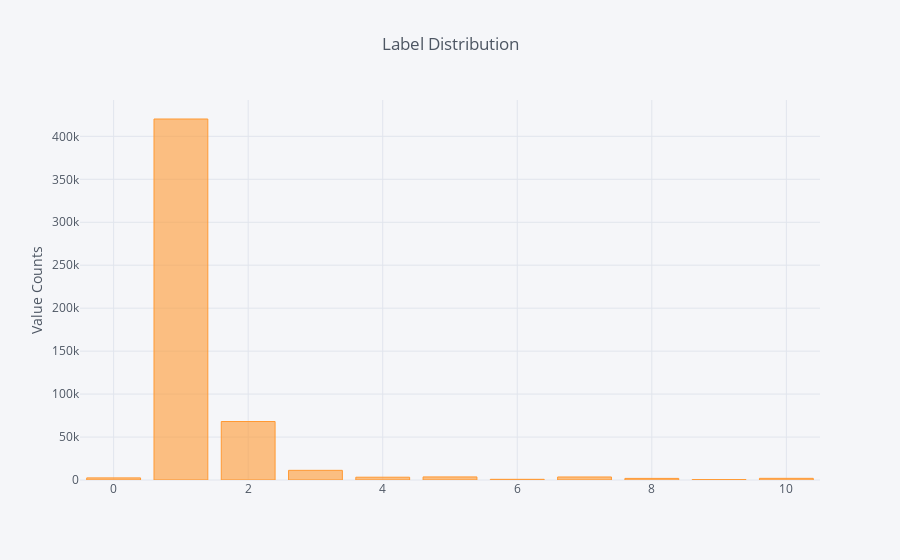

This figure's notebook cell:
### Code cell
df['label'].value_counts().sort_values(ascending=False).iplot(kind='bar', yTitle='Value Counts', 
                                                                title='Label Distribution')

### Figure 1 — Plotly figure (JSON) as saved in the notebook; plotly's stock layout.template omitted (floating-point values rounded to 4 significant figures)
{"data": [{"marker": {"color": "rgba(255, 153, 51, 0.6)", "line": {"color": "rgba(255, 153, 51, 1.0)", "width": 1}}, "name": "label", "orientation": "v", "text": "", "type": "bar", "uid": "5c16c98f-65b9-4059-87ae-9e43046b22c3", "x": [1, 2, 3, 5, 7, 4, 0, 10, 8, 6, 9], "y": [420184, 68076, 11257, 3584, 3521, 3248, 2457, 1928, 1868, 786, 492]}], "layout": {"legend": {"bgcolor": "#F5F6F9", "font": {"color": "#4D5663"}}, "paper_bgcolor": "#F5F6F9", "plot_bgcolor": "#F5F6F9", "title": {"font": {"color": "#4D5663"}, "text": "Label Distribution"}, "xaxis": {"gridcolor": "#E1E5ED", "showgrid": true, "tickfont": {"color": "#4D5663"}, "title": {"font": {"color": "#4D5663"}, "text": ""}, "zerolinecolor": "#E1E5ED"}, "yaxis": {"gridcolor": "#E1E5ED", "showgrid": true, "tickfont": {"color": "#4D5663"}, "title": {"font": {"color": "#4D5663"}, "text": "Value Counts"}, "zerolinecolor": "#E1E5ED"}}}
